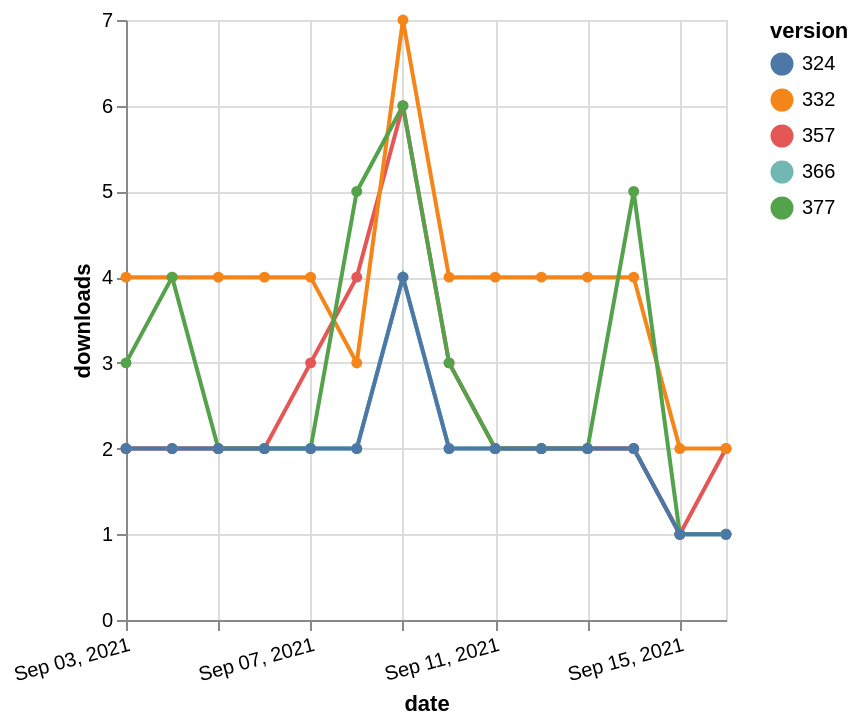

The specification (Vega-Lite) saved for this image:
### Vega-Lite specification from a JSON file in a GitHub repository (floating-point values rounded to 4 significant figures)
{"$schema": "https://vega.github.io/schema/vega-lite/v5.json", "description": "A simple bar chart with embedded data.", "data": {"values": [{"date": "2021-09-03", "total": 2294, "delta": 2, "version": "366"}, {"date": "2021-09-04", "total": 2296, "delta": 2, "version": "366"}, {"date": "2021-09-05", "total": 2298, "delta": 2, "version": "366"}, {"date": "2021-09-06", "total": 2300, "delta": 2, "version": "366"}, {"date": "2021-09-07", "total": 2302, "delta": 2, "version": "366"}, {"date": "2021-09-08", "total": 2304, "delta": 2, "version": "366"}, {"date": "2021-09-09", "total": 2308, "delta": 4, "version": "366"}, {"date": "2021-09-10", "total": 2310, "delta": 2, "version": "366"}, {"date": "2021-09-11", "total": 2312, "delta": 2, "version": "366"}, {"date": "2021-09-12", "total": 2314, "delta": 2, "version": "366"}, {"date": "2021-09-13", "total": 2316, "delta": 2, "version": "366"}, {"date": "2021-09-14", "total": 2318, "delta": 2, "version": "366"}, {"date": "2021-09-15", "total": 2319, "delta": 1, "version": "366"}, {"date": "2021-09-16", "total": 2320, "delta": 1, "version": "366"}, {"date": "2021-09-03", "total": 2886, "delta": 2, "version": "357"}, {"date": "2021-09-04", "total": 2888, "delta": 2, "version": "357"}, {"date": "2021-09-05", "total": 2890, "delta": 2, "version": "357"}, {"date": "2021-09-06", "total": 2892, "delta": 2, "version": "357"}, {"date": "2021-09-07", "total": 2895, "delta": 3, "version": "357"}, {"date": "2021-09-08", "total": 2899, "delta": 4, "version": "357"}, {"date": "2021-09-09", "total": 2905, "delta": 6, "version": "357"}, {"date": "2021-09-10", "total": 2908, "delta": 3, "version": "357"}, {"date": "2021-09-11", "total": 2910, "delta": 2, "version": "357"}, {"date": "2021-09-12", "total": 2912, "delta": 2, "version": "357"}, {"date": "2021-09-13", "total": 2914, "delta": 2, "version": "357"}, {"date": "2021-09-14", "total": 2916, "delta": 2, "version": "357"}, {"date": "2021-09-15", "total": 2917, "delta": 1, "version": "357"}, {"date": "2021-09-16", "total": 2919, "delta": 2, "version": "357"}, {"date": "2021-09-03", "total": 4937, "delta": 4, "version": "332"}, {"date": "2021-09-04", "total": 4941, "delta": 4, "version": "332"}, {"date": "2021-09-05", "total": 4945, "delta": 4, "version": "332"}, {"date": "2021-09-06", "total": 4949, "delta": 4, "version": "332"}, {"date": "2021-09-07", "total": 4953, "delta": 4, "version": "332"}, {"date": "2021-09-08", "total": 4956, "delta": 3, "version": "332"}, {"date": "2021-09-09", "total": 4963, "delta": 7, "version": "332"}, {"date": "2021-09-10", "total": 4967, "delta": 4, "version": "332"}, {"date": "2021-09-11", "total": 4971, "delta": 4, "version": "332"}, {"date": "2021-09-12", "total": 4975, "delta": 4, "version": "332"}, {"date": "2021-09-13", "total": 4979, "delta": 4, "version": "332"}, {"date": "2021-09-14", "total": 4983, "delta": 4, "version": "332"}, {"date": "2021-09-15", "total": 4985, "delta": 2, "version": "332"}, {"date": "2021-09-16", "total": 4987, "delta": 2, "version": "332"}, {"date": "2021-09-03", "total": 2104, "delta": 3, "version": "377"}, {"date": "2021-09-04", "total": 2108, "delta": 4, "version": "377"}, {"date": "2021-09-05", "total": 2110, "delta": 2, "version": "377"}, {"date": "2021-09-06", "total": 2112, "delta": 2, "version": "377"}, {"date": "2021-09-07", "total": 2114, "delta": 2, "version": "377"}, {"date": "2021-09-08", "total": 2119, "delta": 5, "version": "377"}, {"date": "2021-09-09", "total": 2125, "delta": 6, "version": "377"}, {"date": "2021-09-10", "total": 2128, "delta": 3, "version": "377"}, {"date": "2021-09-11", "total": 2130, "delta": 2, "version": "377"}, {"date": "2021-09-12", "total": 2132, "delta": 2, "version": "377"}, {"date": "2021-09-13", "total": 2134, "delta": 2, "version": "377"}, {"date": "2021-09-14", "total": 2139, "delta": 5, "version": "377"}, {"date": "2021-09-15", "total": 2140, "delta": 1, "version": "377"}, {"date": "2021-09-16", "total": 2141, "delta": 1, "version": "377"}, {"date": "2021-09-03", "total": 2618, "delta": 2, "version": "324"}, {"date": "2021-09-04", "total": 2620, "delta": 2, "version": "324"}, {"date": "2021-09-05", "total": 2622, "delta": 2, "version": "324"}, {"date": "2021-09-06", "total": 2624, "delta": 2, "version": "324"}, {"date": "2021-09-07", "total": 2626, "delta": 2, "version": "324"}, {"date": "2021-09-08", "total": 2628, "delta": 2, "version": "324"}, {"date": "2021-09-09", "total": 2632, "delta": 4, "version": "324"}, {"date": "2021-09-10", "total": 2634, "delta": 2, "version": "324"}, {"date": "2021-09-11", "total": 2636, "delta": 2, "version": "324"}, {"date": "2021-09-12", "total": 2638, "delta": 2, "version": "324"}, {"date": "2021-09-13", "total": 2640, "delta": 2, "version": "324"}, {"date": "2021-09-14", "total": 2642, "delta": 2, "version": "324"}, {"date": "2021-09-15", "total": 2643, "delta": 1, "version": "324"}, {"date": "2021-09-16", "total": 2644, "delta": 1, "version": "324"}]}, "width": "container", "mark": {"type": "line", "point": {"filled": true}}, "encoding": {"x": {"field": "date", "type": "temporal", "timeUnit": "yearmonthdate", "title": "date", "axis": {"labelAngle": -15}}, "y": {"field": "delta", "type": "quantitative", "title": "downloads"}, "color": {"field": "version", "type": "nominal"}, "tooltip": {"field": "delta"}}}
